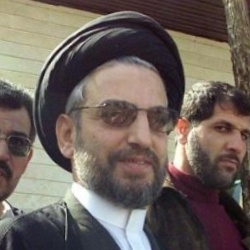
#> input picture dataset/lfw_funneled/Abdel_Aziz_Al-Hakim/Abdel_Aziz_Al-Hakim_0001.jpg, 250 x 250 px; its folder holds only this picture in this run
$ jupyter execute --allow-errors main.ipynb   (shell and % lines are left out)
#> lines starting #> are read from the running program, lines starting #| are printed output that depends on the picture
[cell 1]
import os
import matplotlib
import matplotlib.pyplot as plt
import seaborn as sns
import pandas as pd
import numpy as np
import cv2
from sklearn.model_selection import train_test_split
dataset_path = "../dataset/lfw_funneled/"

#### Showing sample of images checking to see if there are unusual image

[cell 2]
from easyimages import EasyImageList
#> (the rest of this cell did not finish here and is left out)

#> (a cell that did not finish here is left out)

[cell 4]
people = []
features = []
images_aspect_ratios = []
for person in os.listdir(dataset_path):
    path = os.path.join(dataset_path,person)
    label = person

    for img in os.listdir(path):
        imgPath = os.path.join(path, img)
        person_img = cv2.imread(imgPath)
#> person_img is the input picture: shape (250, 250, 3); mean B, G, R 93.1, 99.6, 110.5
        # append image aspect_ratio for ploting
        images_aspect_ratios.append(person_img.shape[1] / person_img.shape[0])
#         person_img = cv2.cvtColor(person_img, cv2.COLOR_BGR2GRAY)
        people.append(person)
        features.append(person_img)

## Plotting images aspec ratios distribution

[cell 5]
sns.histplot(data=images_aspect_ratios)
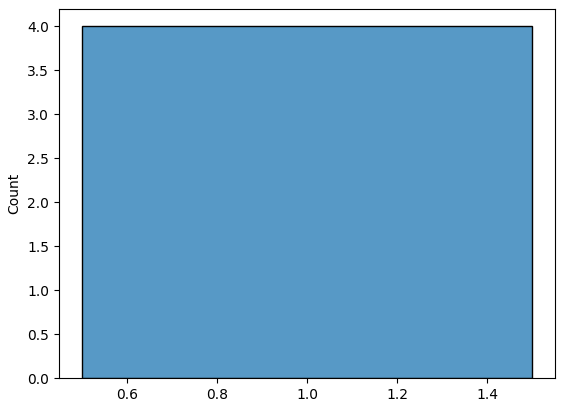
#> figure drawn by matplotlib, 1 panel

<font color='red'> UNIFORM DISTRIBUTION - All of the images have the same aspect ratios </font>

[cell 6]
features[0].shape
#> Out = (250, 250, 3)

create dataframe

[cell 7]
df = {'Features': features, 'Target': people}
df = pd.DataFrame(df)
df.head()

[cell 8]
df['Target'].describe()

[cell 9]
target_counts = df['Target'].value_counts()
valid_targets = target_counts[target_counts >= 30].index

[cell 10]
filtered_df = df[df['Target'].isin(valid_targets)]

[cell 11]
filtered_df.reset_index(inplace=True, drop=True)
filtered_df.head()

Cut frontal face and verify pixel histogram¶

[cell 12]
face_classifier = cv2.CascadeClassifier(
    cv2.data.haarcascades + "haarcascade_frontalface_default.xml"
)

#> (the rest of this cell did not finish here and is left out)

### Apply filter and normalize pixel¶

[cell 13]
listFace = []
for index in np.arange(len(filtered_df)):
    img = ''

    img = cv2.cvtColor(filtered_df.iloc[index]['Features'], cv2.COLOR_RGB2GRAY)

    faces = face_classifier.detectMultiScale(
        img,
        scaleFactor=1.2,
        minNeighbors=5,
        minSize=(20, 20)
    )

    for x,y,w,h in faces:
        img = img[y:y+h,x:x+w]

    if img.shape[1] > 0 and img.shape[0] > 0:
        img = cv2.resize(img, (80,100), interpolation = cv2.INTER_AREA)

        hist, bins = np.histogram(img.flatten(), 256, [0, 256])

        cdf = hist.cumsum()
        cdf_normalized = cdf * hist.max() / cdf.max(),

        cdf_m = np.ma.masked_equal(cdf, 0)
        cdf_m = (cdf_m - cdf_m.min())*255 / (cdf_m.max()-cdf_m.min())
        cdf = np.ma.filled(cdf_m, 0).astype('uint8')

        img = cdf[img]
        #_, img = cv2.threshold(img, 127, 255, cv2.THRESH_BINARY)
        listFace.append(img.reshape(80*100))
    else:
        filtered_df.iloc[index, 1] = "NaN"

[cell 14]
filtered_df['Target'].value_counts()

[cell 15]
filtered_df = filtered_df[filtered_df['Target']!= 'NaN']
filtered_df.shape
#> Out = (0, 2)
